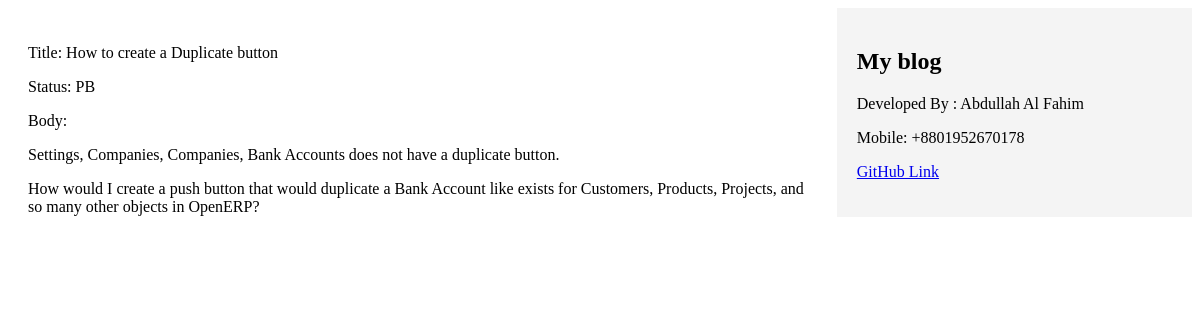
The app's page /blog/4/ with its own data.
### blog/models.py (models this page shows, shortened)
class Post(models.Model):
    class Status(models.TextChoices):
        DRAFT = 'DF', 'Draft'
        PUBLISHED = 'PB', 'Published'
    title = models.CharField(max_length=250)
    slug = models.SlugField(max_length=250, unique_for_date='publish')
    body = models.TextField()
    author = models.ForeignKey(User, on_delete=models.CASCADE, related_name='blog_post')
    publish = models.DateTimeField(default=timezone.now)
    created = models.DateTimeField(auto_now_add=True)
    updated = models.DateTimeField(auto_now=True)
    status = models.CharField(max_length=2, choices=Status.choices, default=Status.DRAFT)
    objects = models.Manager() # The default manager.
    published = PublishedManager() # Our custom manager.
    class Meta:
        ordering = ['-publish']
        indexes = [models.Index(fields=['-publish']),
                   ]

### blog/views.py (the view)
# urls.py: path('<int:id>/', views.post_detail, name='post_detail'),
def post_detail(request, id):
    post = get_object_or_404(Post, id=id, status=Post.Status.PUBLISHED)
    context={
        'post' : post,
    }
    return render(request,'blog/post_detail.html',context)

### templates/blog/post_detail.html (shortened to what this page needs)
{% extends 'base.html' %}
{% block content %}
<p>Title: {{ post.title }} </p>   <p>Status: {{ post.status }} </p>
<p>Body: {{ post.body|linebreaks }} </p>
{% endblock %}

### templates/base.html (shortened to what this page needs)
{% load static %}
<!doctype html>
<html lang="en">
  <head>
    <link rel="stylesheet" href="{% static 'blog/blog.css' %}">
  </head>
  <body>
    <div id="content" class="clearfix">
        {% block content %}
        {% endblock %}
    </div>
    <div id="sidebar" class="clearfix">
        <h2>My blog</h2>
        <p>Developed By : Abdullah Al Fahim</p>
        <p>Mobile: +8801952670178</p>
        <P> <a href="https://github.com/Fahim-Khan-98">GitHub Link</a>  </P>
    </div>
  </body>
</html>

### static/blog/blog.css (style rules this page uses)
#content { float: left; width: 70%; padding: 20px; box-sizing: border-box; }
#sidebar { float: right; width: 30%; padding: 20px; box-sizing: border-box; background-color: #f4f4f4; }
.clearfix::after { content: ""; clear: both; display: table; }

### records on screen
Post: title "How to create a Duplicate button", status "PB", body "Settings, Companies, Companies, Bank Accounts does not have a duplicate button. How would I create a push button that would duplicate a Bank Account like exists for Customers, Products, Projects, and so many other objects in OpenERP?"
